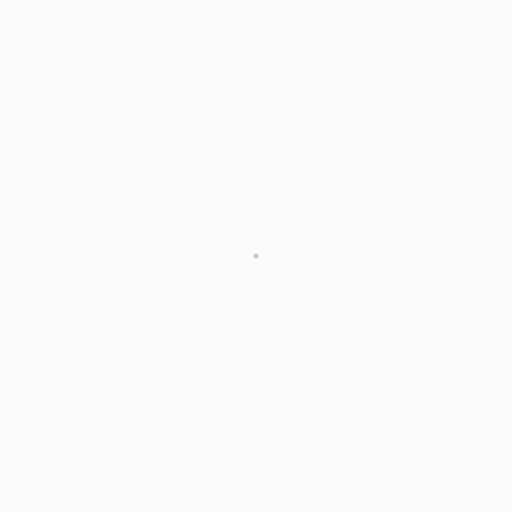
Frame 1 (no input)
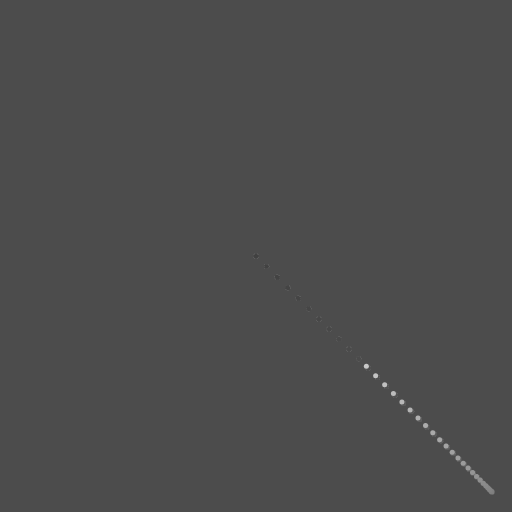
Frame 60 (no input)
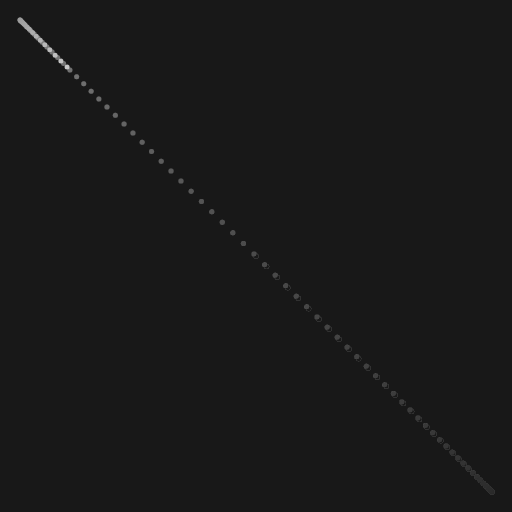
Frame 120 (the mouse pressed at the canvas centre since frame 60)

The p5.js sketch that drew these frames (run headless with seeded random() and noise() and a simulated clock; from frame 60 on, the mouse is pressed at the canvas centre):

// p5.js sketch
// ── sketch.js
//VELOCIDAD Y FRAME
let Dibujo = 0; //este deberia ser el frame, le puse "Dibujo" para entender yo
let vx = 5;
let vy = 5;

//DISTANCIA EN LA QUE HACEN LA ACCION
let DX = 236; // EL DE X
let DY = 236; // EL DE Y

function setup() {
  createCanvas(512, 512);
}

function draw() {
  noStroke();
  fill(20, 5); //LA ESTELA
  rect(0, 0, width, height); //CUBRE EL LIENZO

  stroke(200);
  strokeWeight(5);

  //calculo con seno

  let x = DX * sin(vx * Dibujo);
  let y = DY * sin(vy * Dibujo);

  translate(width / 2, height / 2); //lo mueve al centro de la pantalla
  point(x, y);

  Dibujo += 0.009; //para que vaya sumando cada frame
}

function keyPressed() {
  if (key === " ") {
    // Limpia el fondo para que dibuje otra cosa
    background(0);
    Dibujo = 0;

    //frecuencia de la curvva
    vx = int(random(1, 5));
    vy = int(random(1, 5));
  }
}

//Para acordarme que es del 1 al 5 porque comienza del 1 y termina en el 4.999... y no en el 5 literal. Porque random es min = mayor o igual. Y max = menor que.
//el seno depende de "Dibujo" devuelve valor entre -1 y 1. Cuando "Dibujo" crece el seno va cambiando
